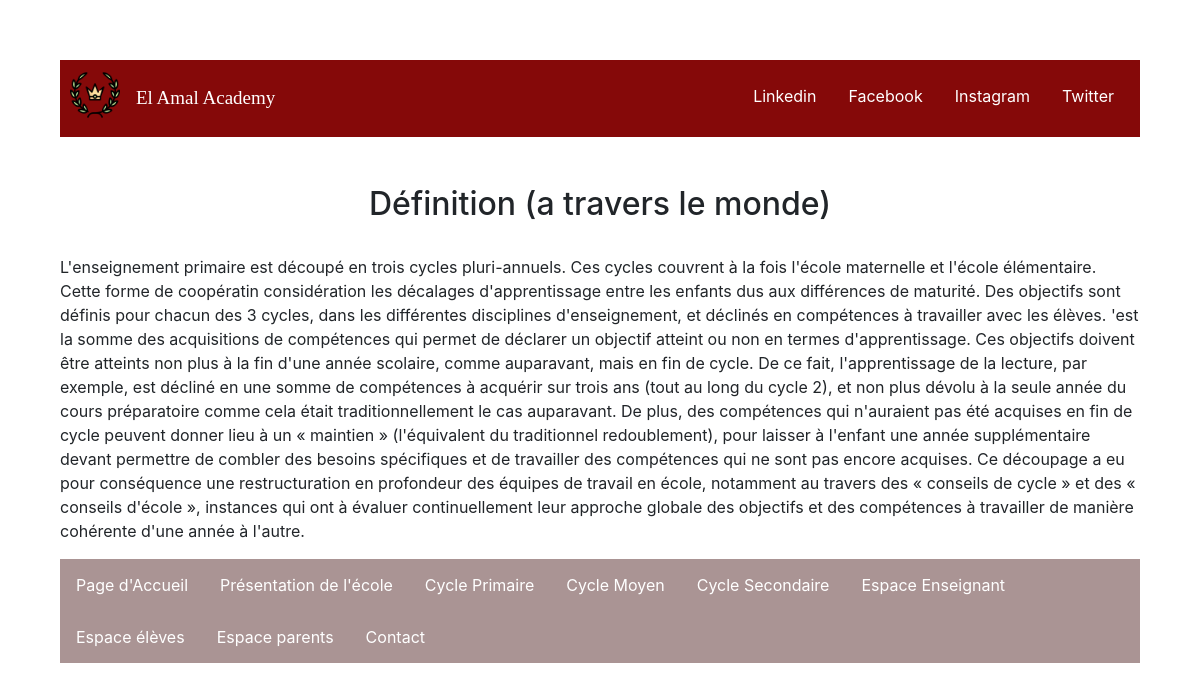
The page /views/informationPratiqueP.php on the database its author committed.
### tables this page shows
CREATE TABLE IF NOT EXISTS `infopratique` (
  `id` int(11) NOT NULL AUTO_INCREMENT,
  `titre` varchar(255) NOT NULL,
  `description` text NOT NULL,
  `idtype` int(11) NOT NULL,
  PRIMARY KEY (`id`),
  KEY `infopratique_ibfk_1` (`idtype`)
);

### controllers/ControllerInfoPratiqueP.php (called while the page is built)
<?php
$relativePath = $_SERVER['DOCUMENT_ROOT'];
require_once($relativePath.'/Latreche_Mohamed_Cherif_Zouaoui_SIL1/views/informationPratiqueP.php');
require_once($relativePath.'/Latreche_Mohamed_Cherif_Zouaoui_SIL1/models/infoPratiquepModel.php');
class ControllerInfoPratiqueP {
    public function getInfo($id) {
        $aView = new infoPratiquepModel();
        $rslt=$aView->getInfo($id);
        return $rslt;
    }
    public function afficher() {
        $aView = new informationPratiqueP();
        $aView->afficherPage();
    }
}
$control = new ControllerInfoPratiqueP();
$control->afficher();
?>

### models/infoPratiquePModel.php (called while the page is built)
<?php
$relativePath = $_SERVER['DOCUMENT_ROOT'];
require_once($relativePath.'/Latreche_Mohamed_Cherif_Zouaoui_SIL1/controllers/ControllerInfoPratiqueP.php');
class infoPratiquePModel {
    private $db="mysql:dbname=tdw;hostname=127.0.0.1;";
    private $busername = "root";
    private $bpassword = "";
    private function connexion($db,$busername,$bpassword) {
                try {
                    $conn = new PDO($db, $busername, $bpassword);
                    $conn->exec("SET CHARACTER SET utf8");
                }
                catch(PDOException $e)
                {
                    echo "Connection failed: " . $e->getMessage();
                    exit();
                }
                return $conn;
    }
    public function getInfo($id) {
        $conn=$this->connexion($this->db,$this->busername,$this->bpassword);
        $sql = $conn->prepare("SELECT titre, description FROM infopratique where idtype=?");
        $sql->execute(array($id));
        return $sql;
    }
}
?>

### views/informationPratiqueP.php (the view, shortened to what this page needs)
<?php
$relativePath = $_SERVER['DOCUMENT_ROOT'];
require_once($relativePath.'/Latreche_Mohamed_Cherif_Zouaoui_SIL1/controllers/ControllerInfoPratiqueP.php');
class informationPratiqueP {
    public function head() {
        ?>
        <head>
            <link rel="stylesheet" href="../css/gestionEdt.css">
            <link rel="stylesheet" href="https://maxcdn.bootstrapcdn.com/bootstrap/4.5.2/css/bootstrap.min.css">
        </head>
        <?php
    }
    public function navBar() {
        ?>
        <ul class="topnav">
            <li class="left"><img src="../images/logos/laurel.png"></li>
            <li class="middle"><a href="../index.php">El Amal Academy</a></li>
            <li class="right"><a href="#twitter">Twitter</a></li>
            <li class="right"><a href="#instagram">Instagram</a></li>
            <li class="right"><a href="#facebook">Facebook</a></li>
            <li class="right"><a href="#linkedin">Linkedin</a></li>
        </ul>
<br><br>
<?php
    }
        ?>
<?php
    public function contenu() {
        $controller = new ControllerInfoPratiqueP();
        $query = $controller->getInfo(2);
        while($row=$query->fetch()) {
            echo
            "<h2>" . $row["titre"] . "</h2>" .
            "<br>".
            "<p>" . $row["description"] . "</p>" ;
        }
    }
    public function footer() {
        ?>
        <footer class=footer">
            <ul>
                <li><a href="../index.php">Page d'Accueil</a></li>
                <li><a href="../controllers/ControllerPresentation.php">Présentation de l'école</a></li>
                <li><a class="optional" href="../controllers/ControllerCyclePrimaire.php">Cycle Primaire</a></li>
                <li><a class="optional" href="../controllers/ControllerCycleMoyen.php">Cycle Moyen</a></li>
                <li><a class="optional" href="../controllers/ControllerCycleSec.php">Cycle Secondaire</a></li>
                <li><a class="optional" href="../controllers/ControllerEspaceEns.php">Espace Enseignant</a></li>
                <li><a href="../controllers/espaceEleveController.php">Espace élèves</a></li>
                <li><a href="../controllers/ControllerEspaceParent.php">Espace parents</a></li>
                <li><a href="../controllers/contactController.php">Contact</a></li>
            </ul>
        </footer>
        <?php
    }
    public function aBody() {
        ?>
        <body>
        <?php
            $this->navBar();
            $this->contenu();
            $this->footer();
            echo '</body>';
    }
    public function afficherPage() {
        echo '<html>';
        $this->head();
        $this->aBody();
        echo '</html>';
    }
}

### css/gestionEdt.css (style rules this page uses)
ul.topnav { list-style-type: none; margin: 0; padding: 10px; overflow: hidden; background-color: #850909; }
ul.topnav li { float: left; }
ul.topnav li a { display: block; color: white; text-align: center; padding: 14px 16px; text-decoration: none; }
ul.topnav li.right { float: right; }
ul.topnav li.middle { text-align: right; font-size: 19px; font-family: 'Times New Roman', Times, serif; }
.topnav img { width: 50px; height: 50px; float: left; }
body { margin: 5%; padding: 5%; }
ul > li { float: left; }
ul > li a { display: block; color: white; text-align: center; padding: 14px 16px; text-decoration: none; }
footer > ul { list-style-type: none; margin: 0; padding: 0; overflow: hidden; background-color: #aa9494; }
h2 { text-align: center; }

### rows shown on the page
infopratique: titre "Définition (a travers le monde)", description "L'enseignement primaire est découpé en trois cycles pluri-annuels. Ces cycles couvrent à la fois l'école maternelle et l'école élémentaire. Cette forme de coopératin considération les décalages d'apprentissage entre les enfants dus aux différences de maturité. Des objectifs sont définis pour chacun des 3 cycles, dans les différentes disciplines d'enseignement, et déclinés en compétences à travailler avec les élèves. 'est la somme des acquisitions de compétences qui permet de déclarer un objectif atteint ou non en termes d'apprentissage. Ces objectifs doivent être atteints non plus à la fin d'une année scolaire, comme auparavant, mais en fin de cycle. De ce fait, l'apprentissage de la…"
